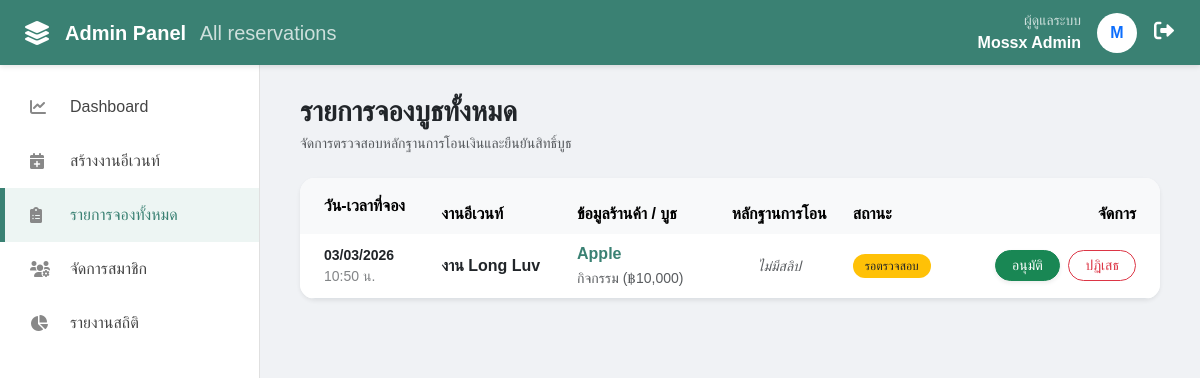
Page /Final/admin_bookings.php (signed in) on the earlier database version.
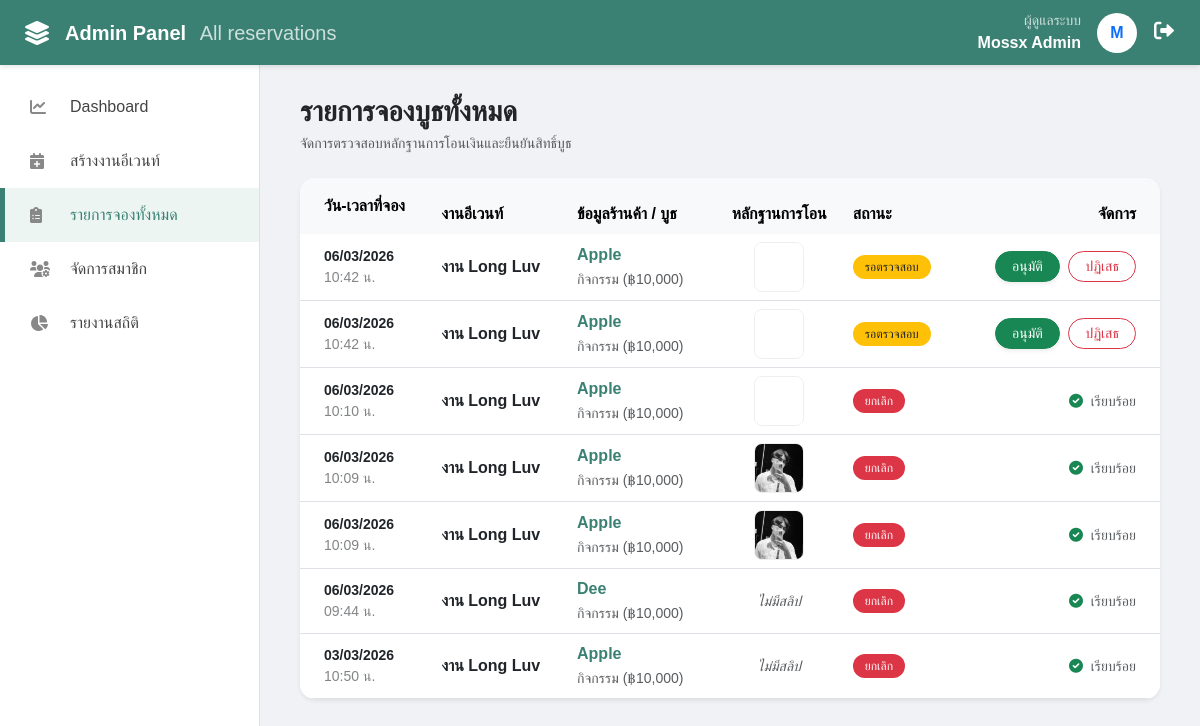
Same page on the later database version.
### tables this page shows
CREATE TABLE `event_bookings` (
  `id` int(11) NOT NULL,
  `event_id` int(11) DEFAULT NULL,
  `type_id` int(11) DEFAULT NULL,
  `owner_id` int(11) DEFAULT NULL,
  `customer_name` varchar(255) NOT NULL,
  `customer_phone` varchar(20) NOT NULL,
  `payment_slip` varchar(255) DEFAULT NULL,
  `booking_status` enum('pending','confirmed','cancelled') DEFAULT 'pending',
  `created_at` timestamp NOT NULL DEFAULT current_timestamp()
);

CREATE TABLE `events` (
  `id` int(11) NOT NULL,
  `event_name` varchar(255) NOT NULL,
  `event_date` date NOT NULL,
  `location` varchar(255) DEFAULT NULL,
  `created_at` timestamp NOT NULL DEFAULT current_timestamp()
);

CREATE TABLE `booth_types` (
  `id` int(11) NOT NULL,
  `event_id` int(11) DEFAULT NULL,
  `type_name` varchar(100) NOT NULL,
  `price` decimal(10,2) DEFAULT 0.00,
  `total_slots` int(11) NOT NULL
);

### Final/admin_bookings.php (the view, shortened to what this page needs)
<?php
include 'config.php';
$sql = "SELECT b.*, e.event_name, t.type_name, t.price
        FROM event_bookings b
        JOIN events e ON b.event_id = e.id
        JOIN booth_types t ON b.type_id = t.id";
$sql .= " ORDER BY b.created_at DESC";
$stmt = $conn->prepare($sql);
$stmt->execute();
$bookings = $stmt->fetchAll();
$page_title = "รายการจองบูธทั้งหมด";
?>
<!DOCTYPE html>
<html lang="th">
<head>
    <link href="https://cdn.jsdelivr.net/npm/bootstrap@5.3.0/dist/css/bootstrap.min.css" rel="stylesheet">
    <link rel="stylesheet" href="https://cdnjs.cloudflare.com/ajax/libs/font-awesome/6.0.0/css/all.min.css">
</head>
<body>
<div class="top-nav justify-content-between">
    <div class="d-flex align-items-center">
        <i class="fas fa-layer-group me-3 fs-4"></i>
        <h5 class="mb-0 fw-bold">Admin Panel <span class="fw-light opacity-75 ms-2 text-white">All reservations</span></h5>
    </div>
    <div class="d-flex align-items-center">
        <div class="text-end me-3 d-none d-md-block">
            <small class="d-block opacity-75">ผู้ดูแลระบบ</small>
            <span class="fw-bold"><?php echo $_SESSION['admin_name']; ?></span>
        </div>
        <div class="rounded-circle bg-white text-primary fw-bold d-flex align-items-center justify-content-center" style="width: 40px; height: 40px;">
            <?php echo mb_substr($_SESSION['admin_name'], 0, 1, 'UTF-8'); ?>
        </div>
        <a href="logout.php" class="btn btn-link text-white ms-3 p-0" title="ออกจากระบบ" onclick="return confirm('คุณต้องการออกจากระบบใช่หรือไม่?')">
            <i class="fas fa-sign-out-alt fs-5"></i>
        </a>
    </div>
</div>
<div class="sidebar">
    <ul class="sidebar-menu">
        <li onclick="location.href='admin_panel.php'"><i class="fas fa-chart-line"></i> Dashboard</li>
        <li onclick="location.href='admin_create_event.php'"><i class="fas fa-calendar-plus"></i> สร้างงานอีเวนท์</li>
        <li class="active"><i class="fas fa-clipboard-list"></i> รายการจองทั้งหมด</li>
        <li onclick="location.href='admin_users.php'"><i class="fas fa-users-cog"></i> จัดการสมาชิก</li>
        <li onclick="location.href='admin_stats.php'"><i class="fas fa-chart-pie"></i> รายงานสถิติ</li>
    </ul>
</div>
<div class="main-content">
    <div class="d-flex justify-content-between align-items-center mb-4">
        <div>
            <h3 class="fw-bold mb-1 text-dark"><?php echo $page_title; ?></h3>
            <p class="text-muted small mb-0">จัดการตรวจสอบหลักฐานการโอนเงินและยืนยันสิทธิ์บูธ</p>
        </div>
    </div>
    <div class="card data-card shadow-sm">
        <div class="table-responsive">
            <table class="table table-hover align-middle mb-0">
                <thead class="table-light">
                    <tr>
                        <th class="ps-4 py-3 border-0">วัน-เวลาที่จอง</th>
                        <th class="border-0">งานอีเวนท์</th>
                        <th class="border-0">ข้อมูลร้านค้า / บูธ</th>
                        <th class="text-center border-0">หลักฐานการโอน</th>
                        <th class="border-0">สถานะ</th>
                        <th class="text-end pe-4 border-0">จัดการ</th>
                    </tr>
                </thead>
                <tbody>
                    <?php if (count($bookings) > 0): ?>
                        <?php foreach ($bookings as $b): ?>
                        <tr>
                            <td class="ps-4 small text-muted">
                                <div class="text-dark fw-bold"><?php echo date('d/m/Y', strtotime($b['created_at'])); ?></div>
                                <span class="opacity-75"><?php echo date('H:i', strtotime($b['created_at'])); ?> น.</span>
                            </td>
                            <td><span class="fw-bold text-dark"><?php echo htmlspecialchars($b['event_name']); ?></span></td>
                            <td>
                                <div class="fw-bold text-su-green" style="color: var(--su-green);"><?php echo htmlspecialchars($b['customer_name']); ?></div>
                                <small class="text-muted"><?php echo htmlspecialchars($b['type_name']); ?> (฿<?php echo number_format($b['price']); ?>)</small>
                            </td>
                            <td class="text-center">
                                <?php if ($b['payment_slip']): ?>
                                    <img src="uploads/slips/<?php echo $b['payment_slip']; ?>" class="slip-thumb" onclick="window.open(this.src)" title="คลิกเพื่อดูรูปขยาย">
                                <?php else: ?>
                                    <span class="text-muted small"><em>ไม่มีสลิป</em></span>
                                <?php endif; ?>
                            </td>
                            <td>
                                <?php if($b['booking_status'] == 'pending'): ?>
                                    <span class="badge bg-warning text-dark rounded-pill">รอตรวจสอบ</span>
                                <?php elseif($b['booking_status'] == 'confirmed'): ?>
                                    <span class="badge bg-success rounded-pill text-white">ยืนยันแล้ว</span>
                                <?php else: ?>
                                    <span class="badge bg-danger rounded-pill text-white">ยกเลิก</span>
                                <?php endif; ?>
                            </td>
                            <td class="text-end pe-4">
                                <?php if($b['booking_status'] == 'pending'): ?>
                                    <a href="update_booking.php?id=<?php echo $b['id']; ?>&status=confirmed"
                                       class="btn btn-sm btn-success px-3 shadow-sm rounded-pill"
                                       onclick="return confirm('ยืนยันการชำระเงินและสิทธิ์บูธนี้?')">อนุมัติ</a>
                                    <a href="update_booking.php?id=<?php echo $b['id']; ?>&status=cancelled"
                                       class="btn btn-sm btn-outline-danger px-3 ms-1 rounded-pill"
                                       onclick="return confirm('ต้องการยกเลิกการจองนี้ใช่หรือไม่?')">ปฏิเสธ</a>
                                <?php else: ?>
                                    <small class="text-muted"><i class="fas fa-check-circle text-success me-1"></i> เรียบร้อย</small>
                                <?php endif; ?>
                            </td>
                        </tr>
                        <?php endforeach; ?>
                    <?php endif; ?>
                </tbody>
            </table>
        </div>
    </div>
</div>
</body>
</html>

### Final/admin_bookings.php (style rules this page uses)
:root { --su-green: #3a8173; --su-dark: #2d6358; --sidebar-width: 260px; }
body { background-color: #f0f2f5; font-family: 'Sarabun', sans-serif; }
.top-nav { background: var(--su-green); color: white; height: 65px; display: flex; align-items: center; padding: 0 25px; position: fixed; width: 100%; z-index: 1050; box-shadow: 0 2px 5px rgba(0,0,0,0.1); }
.sidebar { width: var(--sidebar-width); background: white; height: 100vh; position: fixed; top: 65px; border-right: 1px solid #e0e0e0; padding-top: 15px; z-index: 1000; }
.sidebar-menu { list-style: none; padding: 0; margin: 0; }
.sidebar-menu li { padding: 15px 25px; border-left: 5px solid transparent; transition: all 0.2s; color: #444; font-weight: 500; cursor: pointer; display: flex; align-items: center; }
.sidebar-menu li i { width: 25px; margin-right: 15px; color: #888; }
.sidebar-menu li.active { background: #edf5f3; border-left-color: var(--su-green); color: var(--su-green); }
.main-content { margin-left: var(--sidebar-width); padding: 95px 40px 40px; }
.data-card { border: none; border-radius: 15px; box-shadow: 0 5px 15px rgba(0,0,0,0.05); overflow: hidden; background: white; }
.slip-thumb { width: 50px; height: 50px; object-fit: cover; border-radius: 8px; cursor: pointer; border: 1px solid #eee; transition: 0.2s; }
.badge { font-weight: 500; padding: 0.5em 1em; }

Differences in the rows shown:
added event_bookings: created_at "06/03/2026", created_at "10:42", event.event_name "งาน Long Luv", customer_name "Apple", type.type_name "กิจกรรม", type.price "10,000", payment_slip (picture), booking_status "รอตรวจสอบ"
added event_bookings: created_at "06/03/2026", created_at "10:42", event.event_name "งาน Long Luv", customer_name "Apple", type.type_name "กิจกรรม", type.price "10,000", payment_slip (picture), booking_status "รอตรวจสอบ"
added event_bookings: created_at "06/03/2026", created_at "10:10", event.event_name "งาน Long Luv", customer_name "Apple", type.type_name "กิจกรรม", type.price "10,000", payment_slip (picture), booking_status "ยกเลิก"
added event_bookings: created_at "06/03/2026", created_at "10:09", event.event_name "งาน Long Luv", customer_name "Apple", type.type_name "กิจกรรม", type.price "10,000", payment_slip (picture), booking_status "ยกเลิก"
added event_bookings: created_at "06/03/2026", created_at "10:09", event.event_name "งาน Long Luv", customer_name "Apple", type.type_name "กิจกรรม", type.price "10,000", payment_slip (picture), booking_status "ยกเลิก"
added event_bookings: created_at "06/03/2026", created_at "09:44", event.event_name "งาน Long Luv", customer_name "Dee", type.type_name "กิจกรรม", type.price "10,000", shows "ไม่มีสลิป", booking_status "ยกเลิก"
changed event_bookings (number 7 of 7 on the later page): booking_status "รอตรวจสอบ อนุมัติ ปฏิเสธ" → "ยกเลิก เรียบร้อย"
